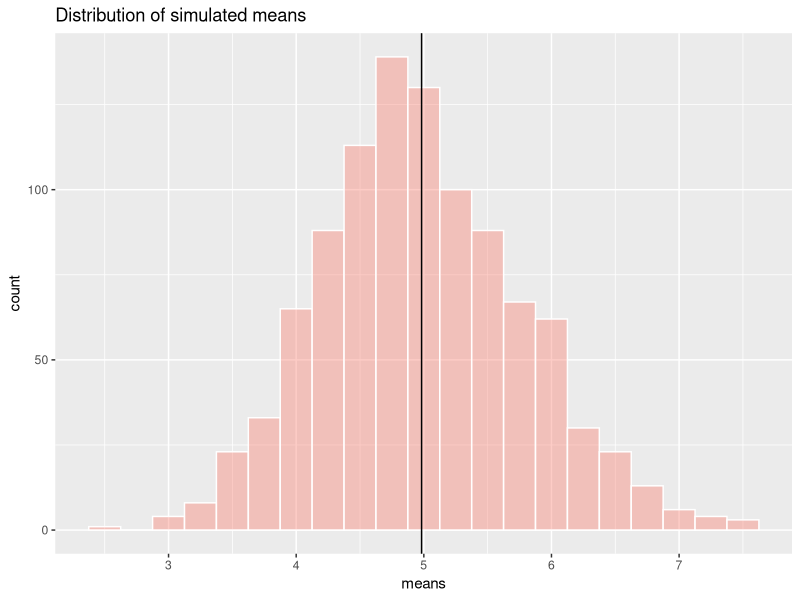
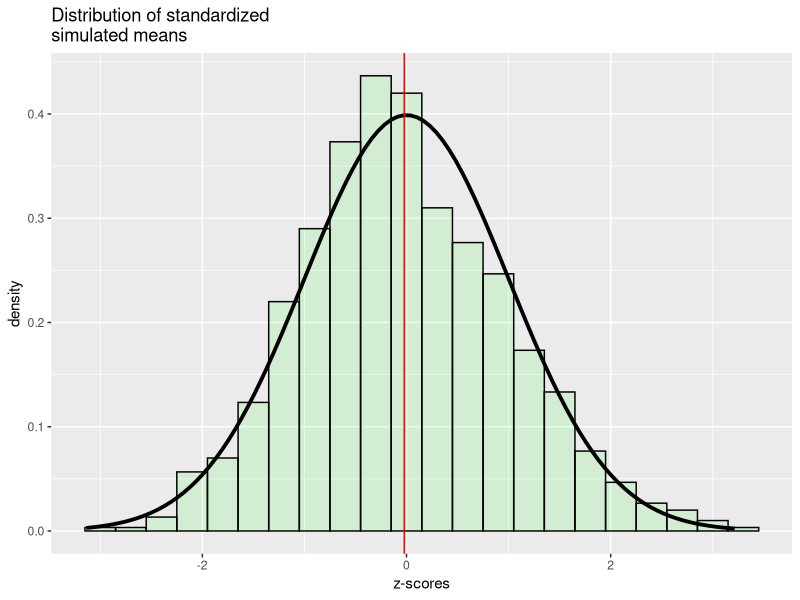

R code for these plots, in order:
## ---- chunk 1
#Load packages
library(dplyr, warn.conflicts = F)
library(ggplot2)

#Exponential function parameters
lambda <- 0.2
n <- 40
num.of.sim <- 1000

#set the seed
set.seed(119983)

#Create a 1000x40 matrix containing the results of the simulation
sim.distrib <- matrix(data=rexp(n * num.of.sim, lambda), nrow=num.of.sim)
## ---- chunk 2
#compute the mean for each of the 1000 simulations(rows)
sim_mns <- data.frame(means=apply(sim.distrib, 1, mean)) 

#Convert dataframe to tbl_df object for more convenient printing
sim_mns <- tbl_df(sim_mns)

#compute the mean of the simulated means
(mean_sim <- sim_mns %>% summarize(simulated.mean = mean(means)) %>% unlist())

#Plot sample means distribution with the calculated...
sim_mns  %>%
  ggplot(aes(x = means) ) + geom_histogram(alpha=0.4, binwidth= .25, fill = "salmon", col = "white") +
  geom_vline(xintercept = mean_sim, color="black", size = 0.5) +
  ggtitle("Distribution of simulated means")
## ---- chunk 3
#Compute the variance of the sample means
sd.samp <- sim_mns  %>% select(means)  %>% unlist() %>%  sd()
(var.samp <- sd.samp ^ 2)

#Theoretical variance of the exponential distribution
(((1/lambda))/sqrt(40))^2
## ---- chunk 4
#Compute mean of our normalized means
(z_mean <- sim_mns %>%  mutate(z_score = (means - 1/lambda) / (1/lambda / sqrt(n)))  %>% select(z_score) %>%
   summarise(z_mean = mean(z_score)) %>% unlist())

#create Z scores from the sample means
sim_mns %>%  mutate(z_score = (means - 1/lambda) / (1/lambda / sqrt(n))) %>% 
  ggplot(aes(x = z_score)) + 
   geom_histogram(alpha=0.1,  binwidth = 0.3, fill="green", color="black", aes(y = ..density..)) +
   stat_function(fun = dnorm, size = 1.3) +
   geom_vline(xintercept = z_mean, color="red", size = 0.5) +
   ggtitle("Distribution of standardized \nsimulated means") +
   xlab("z-scores")

